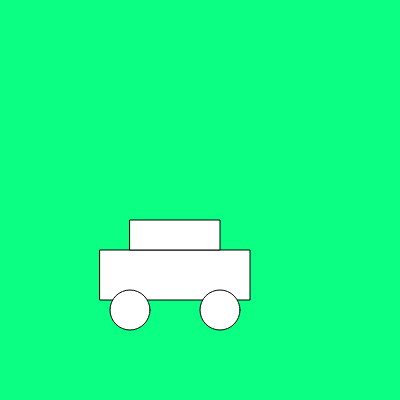
Frame 1 (no input)
Frame 60 (no input): identical to frame 1, image omitted
Frame 120 (the mouse pressed at the canvas centre since frame 60): identical to frame 1, image omitted

The p5.js sketch that drew this single still picture (run headless with seeded random() and noise() and a simulated clock; from frame 60 on, the mouse is pressed at the canvas centre):

// p5.js sketch
// ── sketch.js
function setup() {
  createCanvas(400, 400);
}

function draw() {
  background(10, 807, 131);

  rect(100, 250, 150, 50);

  rect(130, 220, 90, 30);

  ellipse(130, 310, 40, 40);

  ellipse(220, 310, 40, 40);
}
